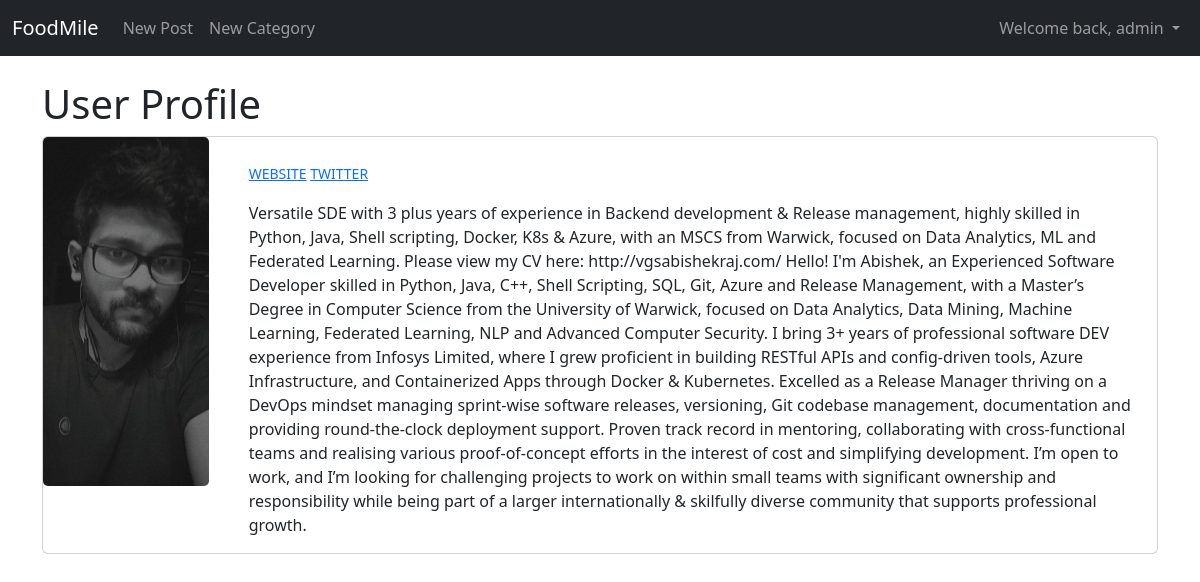
The page /user/7/profile/view (signed in) on the database its author committed.
### foodmileblog/models.py (models this page shows, shortened)
class UserProfile(models.Model):
    user_profile = models.OneToOneField(User, null=True, on_delete=models.CASCADE)
    bio = models.TextField()
    profile_picture = models.ImageField(null=True, blank=True, upload_to="images/profile_pictures/")
    personal_website_url = models.CharField(max_length=255, null=True, blank=True)
    instagram_url = models.CharField(max_length=255, null=True, blank=True)
    twitter_url = models.CharField(max_length=255, null=True, blank=True)

### foodmileusers/views.py (the view)
# urls.py: path('<int:pk>/profile/view', ShowProfilePageView.as_view(), name="show-profile-page"),
class ShowProfilePageView(generic.DeleteView):
    model = UserProfile
    template_name = 'registration/user_profile.html'
    def get_context_data(self, *args, **kwargs):
        page_user = get_object_or_404(UserProfile, id=str(self.kwargs['pk']))
        context = super(ShowProfilePageView, self).get_context_data(*args, **kwargs)
        context["page_user"] = page_user
        return context

### foodmileusers/templates/registration/user_profile.html (shortened to what this page needs)
{% extends 'base.html' %}
{% load static %}
{% block content %}
<h1>User Profile</h1>
<div class="card mb-3">
    <div class="row no-gutters">
      <div class="col-md-2">
        {% if page_user.profile_picture %}
            <img src="{{ page_user.profile_picture.url }}" class="card-img">
        {% else %}
            <img src="{% static 'foodmileblog/images/static_profile_pic.png' %}" class="card-img">
        {% endif %}
      </div>
      <div class="col-md-10">
        <div class="card-body">
          <p class="card-text"><small class="text-muted">
            {% if page_user.personal_website_url %}<a href="{{ page_user.personal_website_url }}">WEBSITE</a> {% endif %}
            {% if page_user.twitter_url %} <a href="{{ page_user.twitter_url }}">TWITTER</a> {% endif %}
            </small></p>
          <p class="card-text">{{ page_user.bio }}</p>
        </div>
      </div>
    </div>
  </div>
{% endblock %}

### foodmileblog/templates/base.html (shortened to what this page needs)
<!doctype html>
<html lang="en">
  <head>
    <link href="https://cdn.jsdelivr.net/npm/bootstrap@5.3.3/dist/css/bootstrap.min.css" rel="stylesheet">
  </head>
  <body>
    <nav class="navbar navbar-expand-lg navbar-dark bg-dark">
      <div class="container-fluid">
        <a class="navbar-brand" href="{% url 'home' %}">FoodMile</a>
        <div class="collapse navbar-collapse" id="navbarSupportedContent">
          <ul class="navbar-nav me-auto mb-2 mb-lg-0">
                {% if user.is_authenticated %}
                  <li class="nav-item">
                    <a class="nav-link" href="{% url 'new-post' %}">New Post</a>
                  </li>
                  <li class="nav-item">
                    <a class="nav-link" href="{% url 'new-category' %}">New Category</a>
                  </li>
                {% endif %}
          </ul>
            <ul class="navbar-nav ms-auto mb-2 mb-lg-0">
                {% if user.is_authenticated %}
                  <li class="nav-item dropdown">
                    <a class="nav-link dropdown-toggle" href="#" id="navbarDropdown" role="button" data-bs-toggle="dropdown" aria-expanded="false">
                      Welcome back, {{ user.username }}
                    </a>
                  </li>
                {% endif %}
              </ul>
        </div>
      </div>
    </nav>
    <br/>
    <div class="container">
    {% block content %}
    {% endblock %}
    </div>
  </body>
</html>

### rows shown on the page
UserProfile: profile_picture (picture), bio "Versatile SDE with 3 plus years of experience in Backend development & Release management, highly skilled in Python, Java, Shell scripting, Docker, K8s & Azure, with an MSCS from Warwick, focused on Data Analytics, ML and Federated Learning. Please view my CV here: http://vgsabishekraj.com/ Hello! I'm Abishek, an Experienced Software Developer skilled in Python, Java, C++, Shell Scripting, SQL, Git, Azure and Release Management, with a Master’s Degree in Computer Science from the University of Warwick, focused on Data Analytics, Data Mining, Machine Learning, Federated Learning, NLP and Advanced Computer Security. I bring 3+ years of professional software DEV experience from Infosys…"

### other values the page prints
{{ user.username }} "admin"
